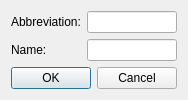
<?xml version="1.0" encoding="UTF-8"?>
<ui version="4.0">
 <class>AddCompartmentDialog</class>
 <widget class="QDialog" name="AddCompartmentDialog">
  <property name="geometry">
   <rect>
    <x>0</x>
    <y>0</y>
    <width>174</width>
    <height>95</height>
   </rect>
  </property>
  <property name="windowTitle">
   <string>Dialog</string>
  </property>
  <layout class="QVBoxLayout" name="verticalLayout">
   <item>
    <layout class="QFormLayout" name="formLayout">
     <item row="0" column="0">
      <widget class="QLabel" name="abbreviationLabel">
       <property name="text">
        <string>Abbreviation:</string>
       </property>
      </widget>
     </item>
     <item row="0" column="1">
      <widget class="QLineEdit" name="abbreviationInput"/>
     </item>
     <item row="1" column="0">
      <widget class="QLabel" name="nameLabel">
       <property name="text">
        <string>Name:</string>
       </property>
      </widget>
     </item>
     <item row="1" column="1">
      <widget class="QLineEdit" name="nameInput"/>
     </item>
    </layout>
   </item>
   <item>
    <widget class="QDialogButtonBox" name="buttonBox">
     <property name="orientation">
      <enum>Qt::Horizontal</enum>
     </property>
     <property name="standardButtons">
      <set>QDialogButtonBox::Cancel|QDialogButtonBox::Ok</set>
     </property>
    </widget>
   </item>
  </layout>
 </widget>
 <resources/>
 <connections>
  <connection>
   <sender>buttonBox</sender>
   <signal>accepted()</signal>
   <receiver>AddCompartmentDialog</receiver>
   <slot>accept()</slot>
   <hints>
    <hint type="sourcelabel">
     <x>164</x>
     <y>77</y>
    </hint>
    <hint type="destinationlabel">
     <x>157</x>
     <y>94</y>
    </hint>
   </hints>
  </connection>
  <connection>
   <sender>buttonBox</sender>
   <signal>rejected()</signal>
   <receiver>AddCompartmentDialog</receiver>
   <slot>reject()</slot>
   <hints>
    <hint type="sourcelabel">
     <x>164</x>
     <y>83</y>
    </hint>
    <hint type="destinationlabel">
     <x>173</x>
     <y>94</y>
    </hint>
   </hints>
  </connection>
  <connection>
   <sender>abbreviationInput</sender>
   <signal>textChanged(QString)</signal>
   <receiver>AddCompartmentDialog</receiver>
   <slot>activateButton()</slot>
   <hints>
    <hint type="sourcelabel">
     <x>127</x>
     <y>19</y>
    </hint>
    <hint type="destinationlabel">
     <x>220</x>
     <y>37</y>
    </hint>
   </hints>
  </connection>
  <connection>
   <sender>nameInput</sender>
   <signal>textChanged(QString)</signal>
   <receiver>AddCompartmentDialog</receiver>
   <slot>activateButton()</slot>
   <hints>
    <hint type="sourcelabel">
     <x>130</x>
     <y>48</y>
    </hint>
    <hint type="destinationlabel">
     <x>242</x>
     <y>58</y>
    </hint>
   </hints>
  </connection>
 </connections>
 <slots>
  <slot>activateButton()</slot>
  <slot>check_abbreviation()</slot>
 </slots>
</ui>
